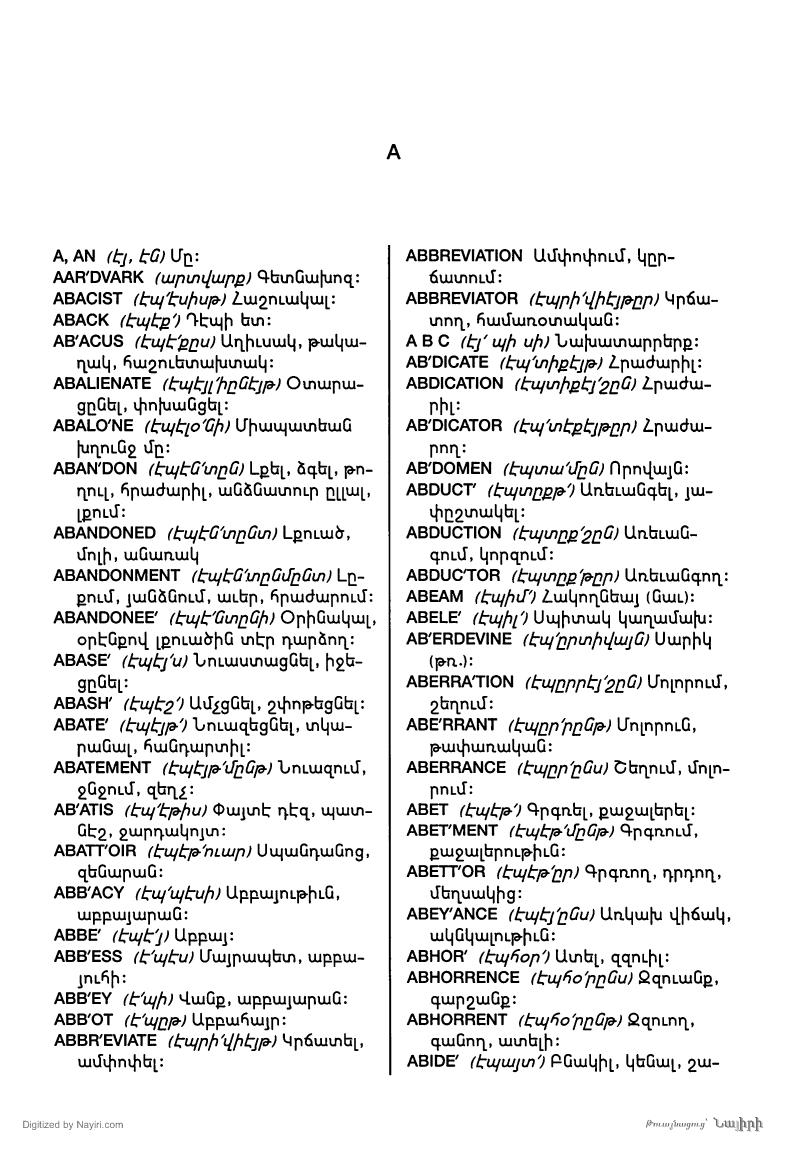
#> input picture dict/007.png, 1573 x 2304 px (shown at 1/2 size); its folder holds only this picture in this run
$ python crop.py
#> lines starting #> are read from the running program, lines starting #| are printed output that depends on the picture
#!/usr/bin/env python3
from PIL import Image

LINE_HEIGHT = 28
START_FILENUM = 7
END_FILENUM = 368
DIVIDER_MARGIN = 100
HEADER_WIDTH = 186
FOOTER_WIDTH = 89

"""
Returns True if a black line of height LINE_HEIGHT with
top tip at position x exists and False otherwise.
"""
def line_is_here(image, fixed_x, starting_y):
    for y in range(starting_y, starting_y + LINE_HEIGHT):
        if image.getpixel((fixed_x, y)) != (0, 0, 0):
            return False
    return True

failed_files = []
for filenum in range(START_FILENUM, END_FILENUM + 1):
    # Open the image and get its dimensions
    filename = str(filenum).zfill(3) + '.png'
    im = Image.open(f'dict/{filename}').convert('RGB')
#> im is the input picture: PIL image 1573x2304 RGB; min 0, max 255, mean 232.4
    width, height = im.size
#> width = 1573; height = 2304
    center_x, center_y = width // 2, height // 2
#> center_x = 786; center_y = 1152

    # Search for the divider at the center of the image
    divider_location = None
    for w in range(center_x - DIVIDER_MARGIN, center_x + DIVIDER_MARGIN):
        if (line_is_here(im, w, center_y)):
            divider_location = w + 1
            break

    # Crop and save images with detected divider
    if not divider_location:
        failed_files.append(filenum)
    else:
        im_left = im.crop((0, HEADER_WIDTH, divider_location, height - FOOTER_WIDTH))
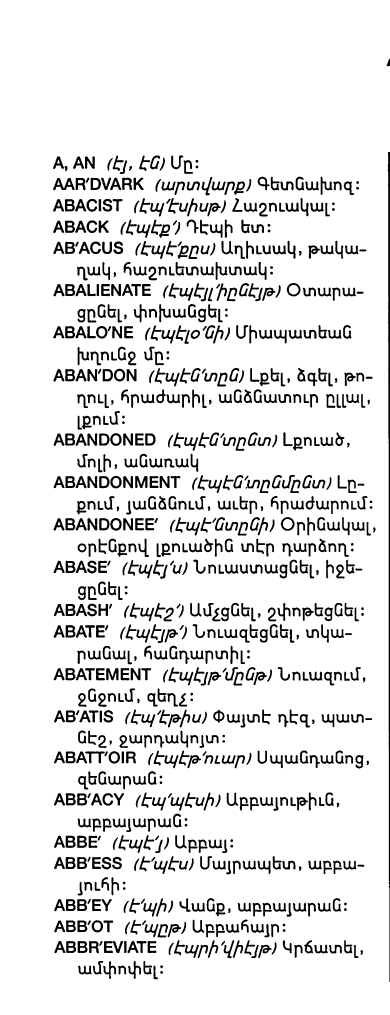
#> im_left: PIL image 779x2029 RGB (shown at 1/2 size); min 0, max 255, mean 229.1
        im_left.save('dict_cropped/{}'.format(filename.replace('.','a.')))
        im_right = im.crop((divider_location, HEADER_WIDTH, width, height - FOOTER_WIDTH))
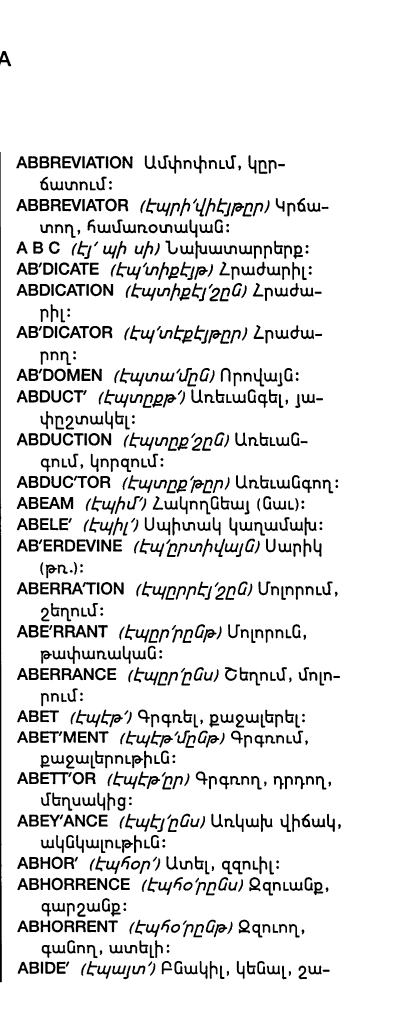
#> im_right: PIL image 794x2029 RGB (shown at 1/2 size); min 0, max 255, mean 229.8
#> (the run stopped early here; a loop or call above may not have finished)
